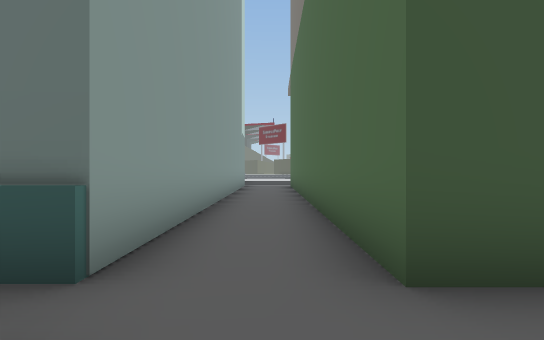
[1] (above)

24 first-person views from a walk through a 3-D level made in the Unity game engine. The camera is 1.4 m above the floor, looks level and sees 85° across. The floor is counted in squares, 2 m on a side. Each view is taken from the middle of a square. On the plan, view 1 faces up. The plan holds only what a view shows up to about 10 squares ahead; the rest is blank. The place goes on beyond the plan. Some surface patterns are stand-ins.

[2]
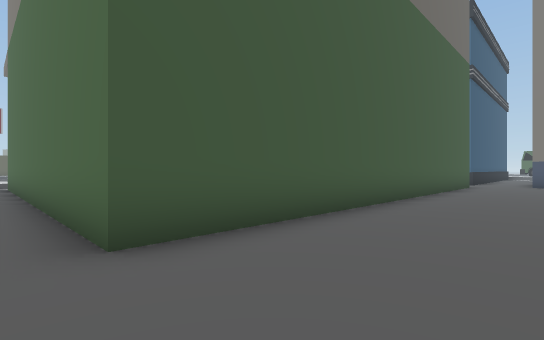

[3]
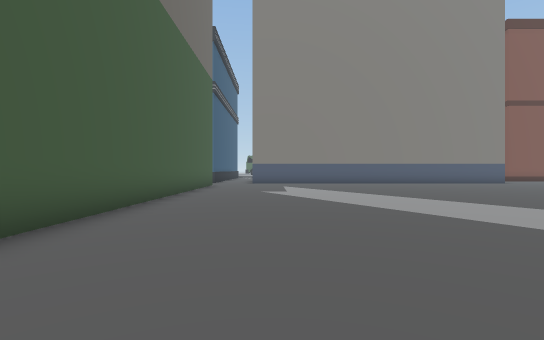

[4]
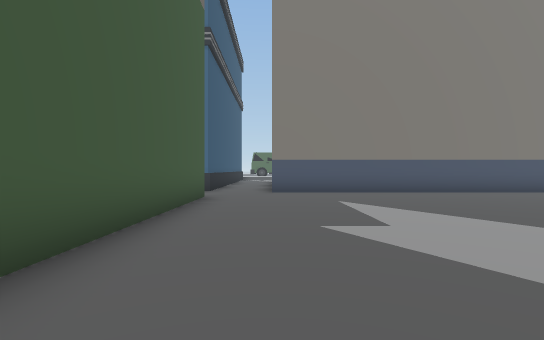

[5]
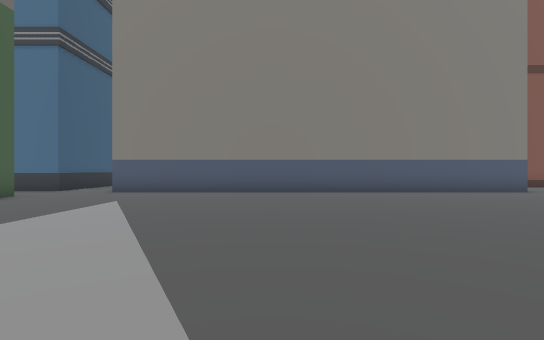

[6]
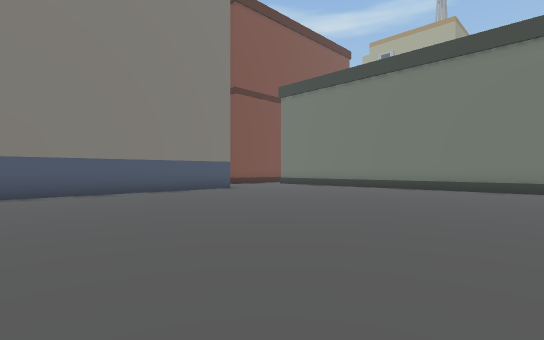

[7]
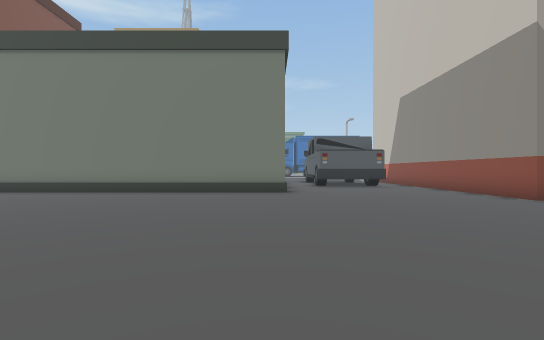

[8]
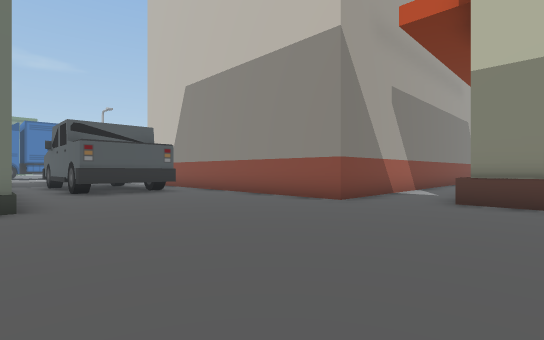

[9]
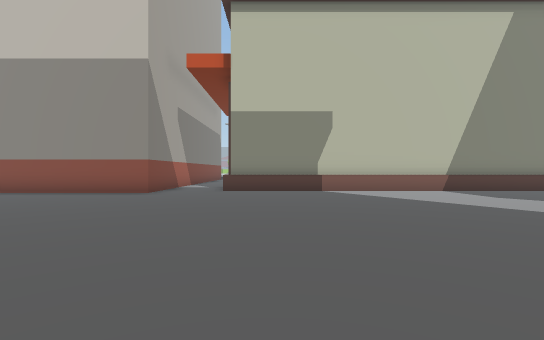

[10]
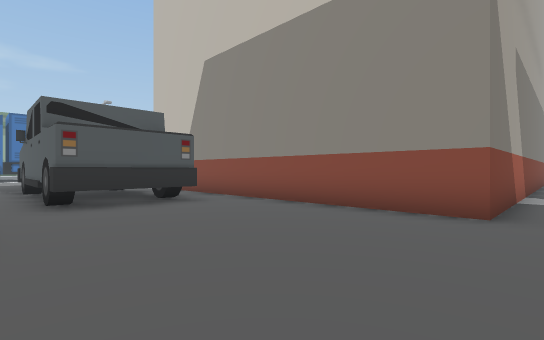

[11]
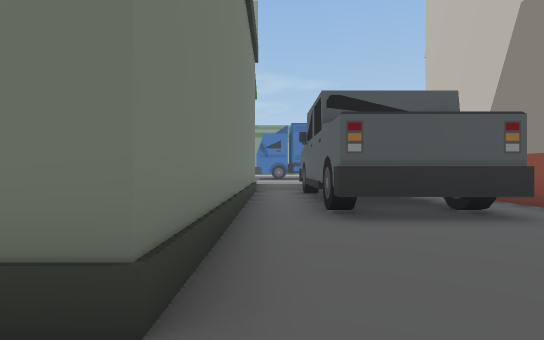

[12]
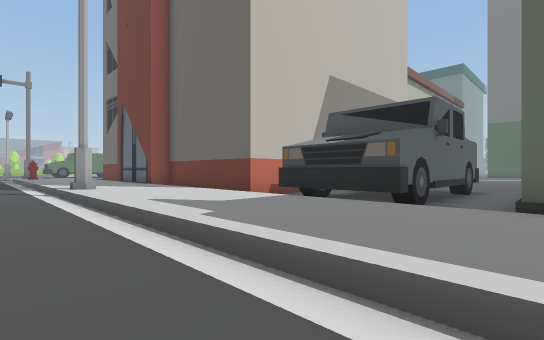

[13]
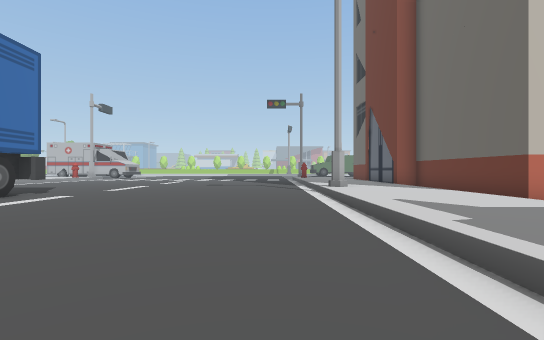

[14]
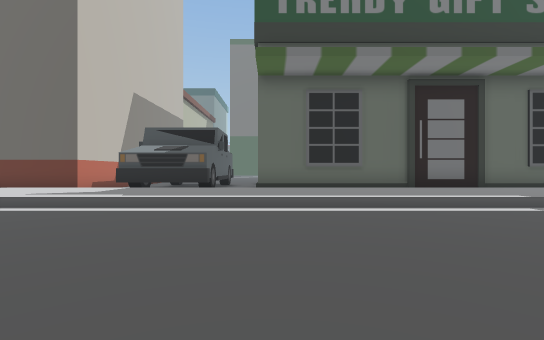

[15]
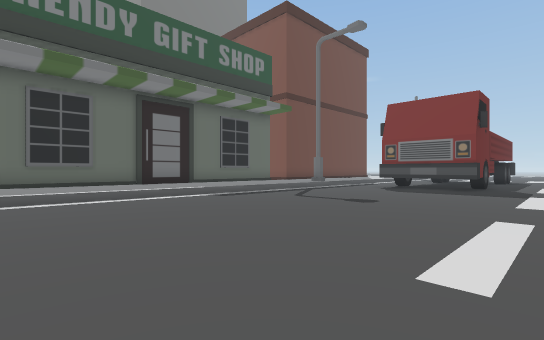

[16]
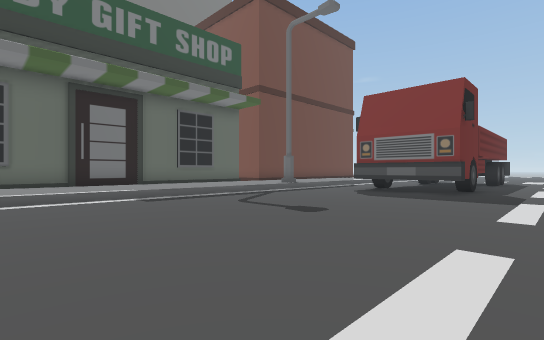

[17]
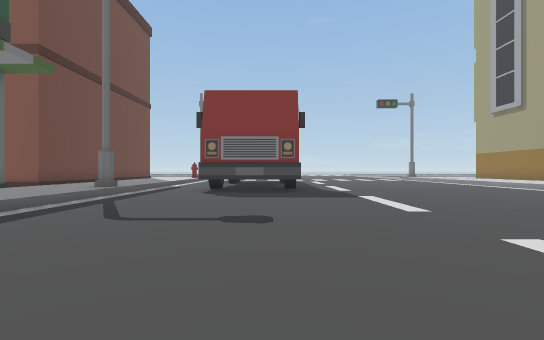

[18]
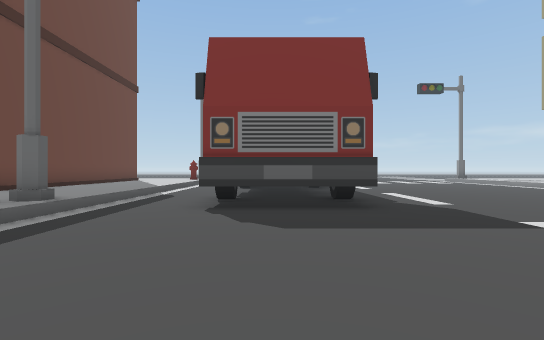

[19]
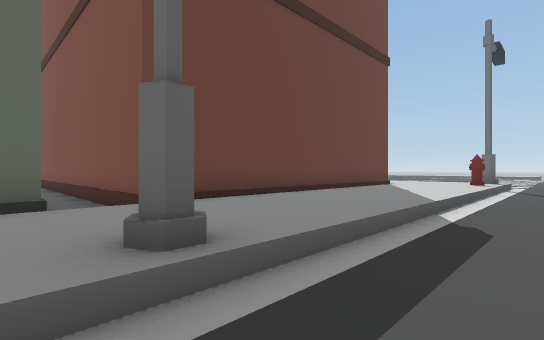

[20]
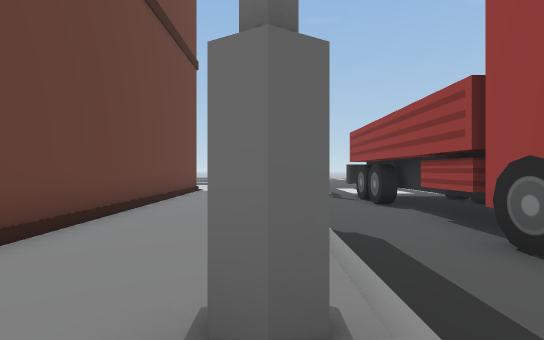

[21]
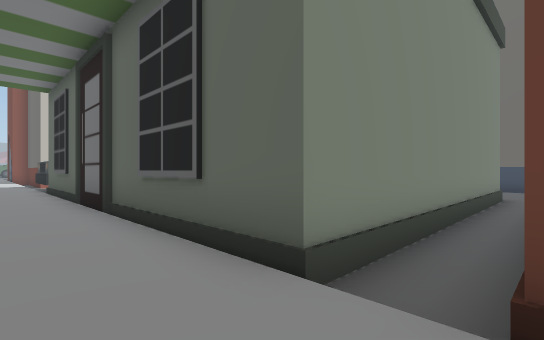

[22]
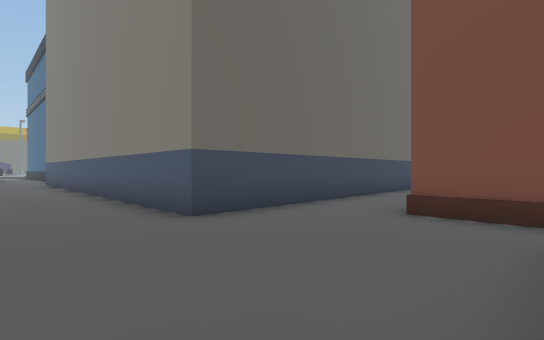

[23]
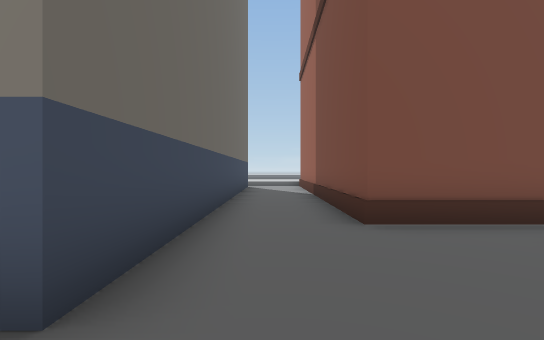

[24]
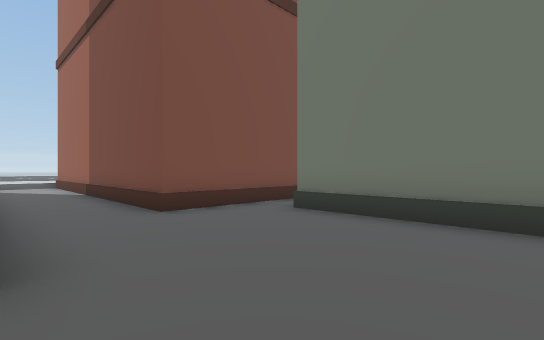

### Floor plan
Key: @ floor where view 1 was taken; # wall or solid block; . main floor; : floor 0.5 m higher than the main floor; = window, fence, low wall or low ledge; ^ raised ledge; B building; T truck.
Columns run from 5 left of view 1 to 24 right of it. Each row starts with its distance up from view 1.
  8     B.B
  7     B.B
  6     B.B
  5     B.B
  4     B.B              #
  3     B.B             .#
  2    BB.BBBBBBBBBBBBB..#
  1      .................
  0      @...............B
 -1      ................B
 -2     B ...............B
 -3     B................B
 -4     B................B
 -5     B................B
 -6     B................B
 -7     B................B
 -8     B................B
 -9     B................B
-10     B................B
-11     B................B
-12  BBBB................B
-13  ....................BBBBBBBBB
-14 ..............................
-15 BBBBBB.................#######
-16      B.................#
-17      B.................#
-18      B.....#==========.#
-19      B.....#         =.#
-20      B.TTT.#         =.#
-21      B.T T.#         =.#
-22      B.TTT.#         =.#
-23      B.  T.#         =.#
-24      B.TTT.#         =.#
-25  BBBBB TTT.#         =.#
-26        TTT.###########.#######
-27  :::::::::::::::::::::::::::::
-28 ::::::::::::::::::::::::::::::
-29 ::#:::::::::::::::::::#:::::::
-30 ..............................
-31  .............................
-32  ......................####..#
-33  ......................# #####
-34  ........ .............###
-35  .......   ............#^.
-36  ......    .................
-37  .....     .................
-38  .##             ...........
-39  .#               ..........

Where each view was taken, in squares from view 1:
view 1: 0 up, 0 right, facing up
view 2: 1 down, 0 right, facing up-right
view 3: 1 down, 0 right, facing right
view 4: 0 up, 6 right, facing right
view 5: 5 down, 6 right, facing right
view 6: 6 down, 6 right, facing down-right
view 7: 8 down, 6 right, facing down
view 8: 11 down, 6 right, facing down-left
view 9: 11 down, 9 right, facing left
view 10: 14 down, 5 right, facing down-left
view 11: 16 down, 5 right, facing down
view 12: 31 down, 6 right, facing up-left
view 13: 31 down, 6 right, facing left
view 14: 35 down, 6 right, facing up
view 15: 37 down, 6 right, facing up-right
view 16: 37 down, 8 right, facing up-right
view 17: 34 down, 8 right, facing right
view 18: 33 down, 12 right, facing right
view 19: 31 down, 16 right, facing up-right
view 20: 29 down, 16 right, facing right
view 21: 28 down, 18 right, facing up-left
view 22: 17 down, 13 right, facing up-right
view 23: 14 down, 14 right, facing right
view 24: 13 down, 13 right, facing down-right
